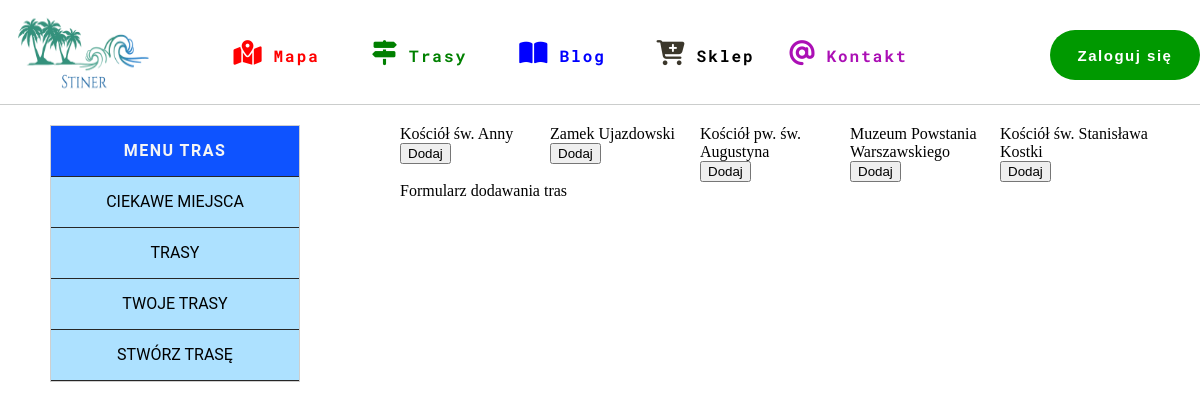
Page /trails/user_trails_add on the earlier database version.
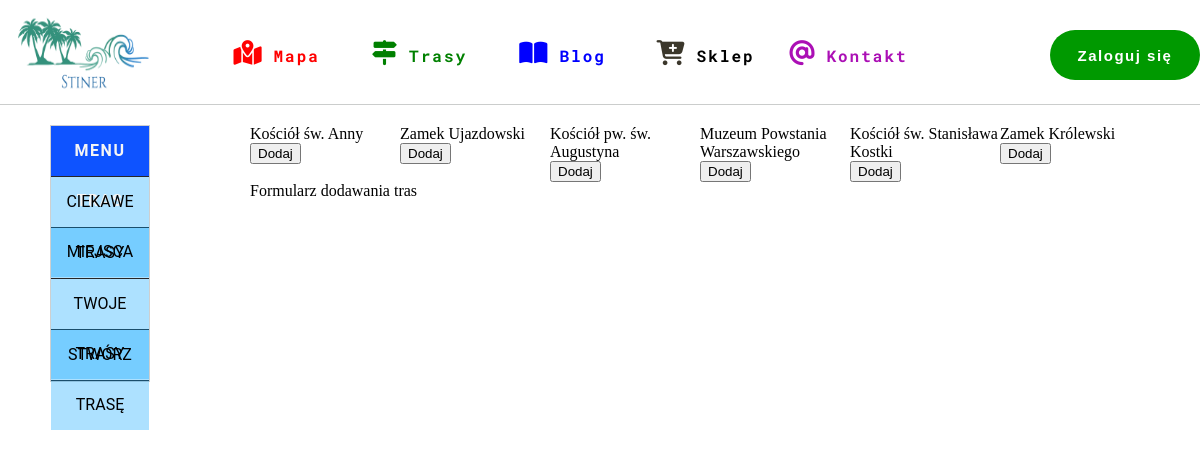
Same page on the later database version.
### map/models.py (models this page shows, shortened)
class Point(models.Model):
    TYPE_POINT = (
        ('castle', 'Zamek'),
        ('church', 'Kościół')
    )
    name = models.CharField(max_length=30)
    coordinateX = models.DecimalField(max_length=30, decimal_places=5, max_digits=100)
    coordinateY = models.DecimalField(max_length=30, decimal_places=5, max_digits=100)
    image = models.ImageField(upload_to='media/img_point/%Y/%m%d')
    descriptions = models.TextField()
    type = models.CharField(max_length=10, choices=TYPE_POINT)
    trails = models.ManyToManyField(Trail, blank=True)

### trails/views.py (the view)
# urls.py: path('user_trails_add', views.UserTrailFormAdd.as_view(), name='user_trail_add'),
class UserTrailFormAdd(TemplateView):
    template_name ='trails/user_trails/form_trails.html'
    def get_context_data(self, **kwargs):
        context = super(UserTrailFormAdd, self).get_context_data(**kwargs)
        context['lists'] = Point.objects.all()
        return context

### trails/templates/trails/user_trails/form_trails.html
{% extends 'base_trail.html' %}
{% block content %}
    <div class="points_add_to_user_trail">
         {% for element in lists %}
            <div class="point_add">
                {{element.name}}
                <form action="." method="post">
                    <input type="submit" value="Dodaj">
                </form>
            </div>
        {% endfor %}
    </div>
Formularz dodawania tras
{% endblock %}

Differences in the rows shown:
added Point: name "Zamek Królewski"
